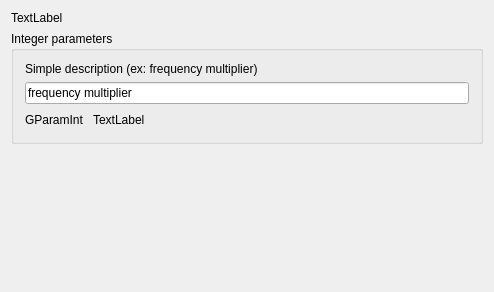
<?xml version="1.0" encoding="UTF-8"?>
<ui version="4.0">
 <class>GParametersPage</class>
 <widget class="QWizardPage" name="GParametersPage">
  <property name="geometry">
   <rect>
    <x>0</x>
    <y>0</y>
    <width>494</width>
    <height>292</height>
   </rect>
  </property>
  <property name="windowTitle">
   <string>GParametersPage</string>
  </property>
  <layout class="QVBoxLayout" name="verticalLayout">
   <item>
    <widget class="QLabel" name="pTopLabel">
     <property name="text">
      <string>TextLabel</string>
     </property>
     <property name="wordWrap">
      <bool>true</bool>
     </property>
    </widget>
   </item>
   <item>
    <widget class="QGroupBox" name="groupBox">
     <property name="title">
      <string>Integer parameters</string>
     </property>
     <layout class="QVBoxLayout" name="verticalLayout_2">
      <item>
       <widget class="QLabel" name="label_3">
        <property name="text">
         <string>Simple description (ex: frequency multiplier)</string>
        </property>
       </widget>
      </item>
      <item>
       <widget class="QLineEdit" name="lineEdit">
        <property name="text">
         <string>frequency multiplier</string>
        </property>
        <property name="placeholderText">
         <string/>
        </property>
       </widget>
      </item>
      <item>
       <layout class="QHBoxLayout" name="horizontalLayout">
        <property name="spacing">
         <number>0</number>
        </property>
        <item>
         <widget class="QLabel" name="label">
          <property name="text">
           <string>GParamInt   </string>
          </property>
         </widget>
        </item>
        <item>
         <widget class="QLabel" name="pNewIntLabel">
          <property name="text">
           <string>TextLabel</string>
          </property>
         </widget>
        </item>
        <item>
         <spacer name="horizontalSpacer_2">
          <property name="orientation">
           <enum>Qt::Horizontal</enum>
          </property>
          <property name="sizeHint" stdset="0">
           <size>
            <width>40</width>
            <height>20</height>
           </size>
          </property>
         </spacer>
        </item>
       </layout>
      </item>
     </layout>
    </widget>
   </item>
   <item>
    <spacer name="verticalSpacer">
     <property name="orientation">
      <enum>Qt::Vertical</enum>
     </property>
     <property name="sizeHint" stdset="0">
      <size>
       <width>20</width>
       <height>40</height>
      </size>
     </property>
    </spacer>
   </item>
  </layout>
 </widget>
 <layoutdefault spacing="6" margin="11"/>
 <resources/>
 <connections/>
</ui>
